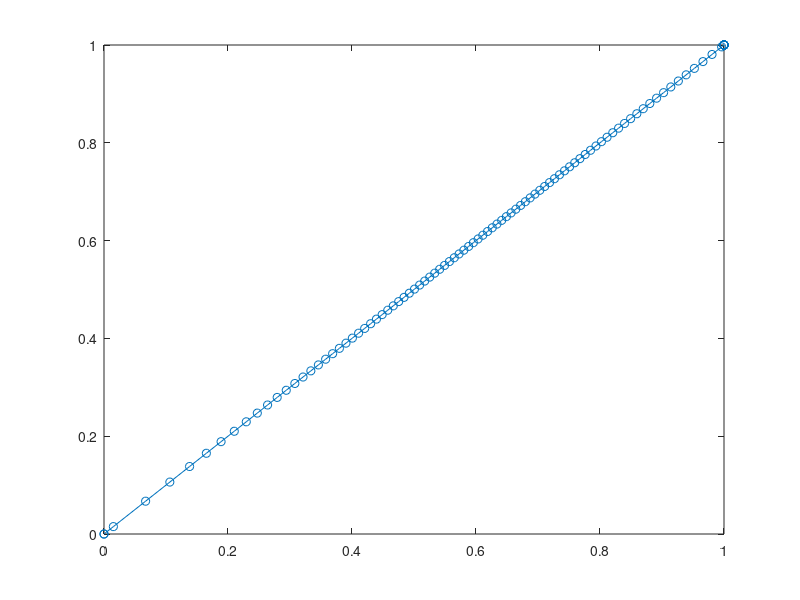

Recreate this plot in MATLAB. (Note: this script raises an error after producing the figure.)
close all
%clear
clc
format short

%% Simulazione

function [points, succ_rate] = get_points_ploss(p_loss_vals, samples, ref_func, alpha)
    
    
    fprintf('Simulation started with alpha = %.1f\n', alpha);

    points = zeros(length(p_loss_vals), samples);
    succ_rate = zeros(length(p_loss_vals), 1);

    Ts = 0.005;
    Usat = 25;
    
    
    %% Simulate
    % Initial conditions: [x0; xdot0; theta0; thetadot0]
    x0 = [0, .2, .1, -.1]';
    t_max = 20;
    
    iter = 0;
    ITER_MAX = length(p_loss_vals);
    for p_loss = p_loss_vals
        points_row = zeros(1, samples);
        fail_count = 0;
        for i = 1:samples
            % --------------- pid
            Ke = [-1092.9579, -315.95446, 638.34815, 98.460198, -8.8319058];
            Kx = Ke(1:4);
            Ki = Ke(5);
            ctrl_imd = LQIController(Kx, Ki, 0, Ts, -Usat, Usat); 

            % Turns it into a realistic controller (adds noise, packet loss...)
            ctrl = RealisticController(ctrl_imd);
            ctrl.noise_std = .0003 * [1 1 1 1];
            ctrl.state_loss_prob = 0;
            ctrl_imd.p_input_loss = p_loss; % NB accessing original object, this needs to be reworked
            ctrl_imd.alpha = alpha;
            
            ctrl.RefFunc = @(t) [
                ref_func(t); %square(pi / 4 * t);
                zeros(size(t)); %poly_f(derivative_sq, t); 
                zeros(size(t)); 
                zeros(size(t))];
    
            % if (std < 0.002 && i >= 2)
            %     points_row(i) = points_row(i-1);
            %     continue
            % end
            recdata = solve_invpen(x0, ctrl, t_max); 
            % plot_data;
            % animation_viewer(recdata);
            % close all;

            % if has fallen, increment
            fail_count = fail_count + any(abs(recdata.states(:, 3)) > 0.8);
    
           % computing cost
            %disp("Tracking cost:");
            cost = sum(abs(recdata.states(:, 1) - recdata.reference(1, :)'));
            %disp(cost)
            %disp(p_loss)
            %disp(fail_count)

            points_row(i) = cost;
            
            % Log progress
            fprintf('\rIteration: %d/%d, Sample: %d/%d for alpha= %.1f', iter, ITER_MAX, i, samples, alpha);
        end
        iter = iter + 1;
        points(iter, :) = points_row;
        succ_rate(iter) = (samples - fail_count) / samples * 100; %gives %
    end

end



% ================ Generate smooth square wave reference signal of amplitude 1
T = 5; % period
k = 20; % the lower the smoother
A = .15; % amplitude
smooth_wave = @(t) A * tanh(k * sin(2*pi*(t-T/4)/T)) + A;


% Generates reference signal by combining square waves
poly_f = @(f, t) f(t);

p_loss_vals = 0:.03:.8;

% --------------- GENERATE P% POINTS
n = 100;                     % total number of points
p = linspace(0, 1, n);       % uniform quantile values

mu = 0.63;                    % center around 70
sigma = 0.3;                 % tighter = more clustering near center

x = norminv(p, mu, sigma);   % inverse normal CDF (quantile function)

% Clip values to [0, 1]
x(x < 0) = 0;
x(x > 1) = 1;

% Ensure exact start and end points
x(1) = 0;
x(end) = 1;
% ----- CHOOSES 
p_loss_vals = x;

figure
plot(x, x, '-o');

SAMPLES = 30;
alpha_values = [0.3, 0.2, 0.1]; % Example alpha values for the loop

for alpha = alpha_values
    [points, succ_rates] = get_points_ploss(p_loss_vals, SAMPLES, smooth_wave, alpha);
    fprintf("Processing alpha %.1f", alpha);

    filename = sprintf('a_%.1f_%d_%d_around_%.2f.mat', alpha, n, SAMPLES, mu);
    save(fullfile("identification_and_control", "graphing", "succ_rates", filename), "succ_rates", "points", "alpha", "mu", "p_loss_vals");
end


%% plot
mean_values = median(points, 2);

figure;
hold on; % Hold on to plot multiple points
for row = 1:size(points, 1)
    p = plot(100*p_loss_vals(row) * ones(size(points, 2), 1)', points(row, :), 'x', 'Color','r', 'LineWidth',1); % Plot each column
end
h = plot(100*p_loss_vals, mean_values,'-',  'Color', [1 0.5 0], 'LineWidth', 2);

% for row = 1:size(HD_points, 1)
%     p = plot(100*HD_p_loss_vals(row) * ones(size(HD_points, 2), 1)', HD_points(row, :), 'x', 'Color','r', 'LineWidth',1); % Plot each column
% end
% h = plot(100*HD_p_loss_vals, median(HD_points, 2),'-',  'Color', [1 0.5 0], 'LineWidth', 2);


% Automatically place the legend at the best location
legend([p, h], {'Individual simulations', 'Median trend'}, 'Location', 'best');
hold off; % Release the hold
xlabel('Packet loss probability (%)');
ylabel('Tracking cost');
title('Tracking cost vs packet loss chance Plot');
grid on; % Add grid for better visualizationzxc
ylim([298.2, 299]);

%% plot success rate
figure
plot(p_loss_vals * 100, succ_rates)
ylim([-5, 105]);
xlim([40, 70]);
grid on;
xlabel('Packet loss probability (%)');
ylabel('Stabilization success rate (%)');
title('Success rate of stabilization vs packet loss chance Plot')
% Add a dotted line at y = 50
yline(50, 'k--', 'success% = 50', 'LabelHorizontalAlignment', 'left', 'LabelVerticalAlignment', 'bottom');
